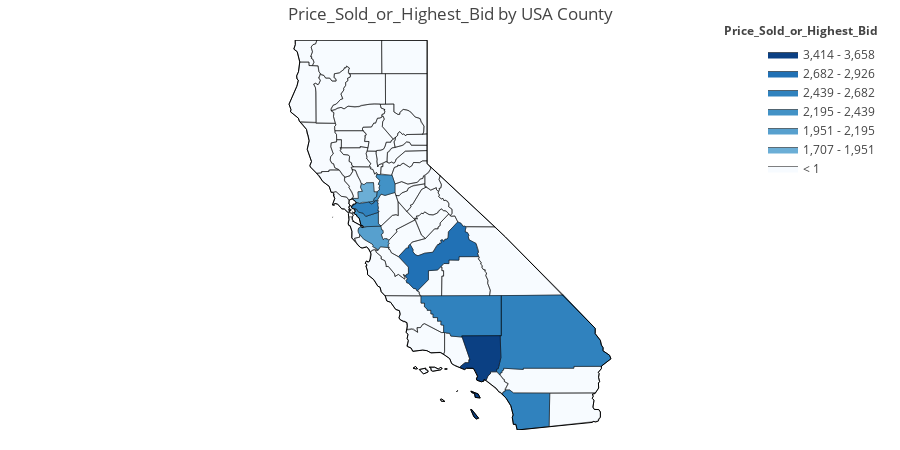

The notebook cell this image was saved under:
### Code cell
model_year = None#2007
auction_year =None# 2018
make = 'TOYOTA'
model = 'CAMRY'
# states = ['CA','AZ','OR','NV']

states = ['CA']
filtred = geo_plot_county(car_demo_joined,states,make,model,model_year,auction_year)

### Figure 1 — Plotly figure (JSON) as saved in the notebook; plotly's stock layout.template omitted (floating-point values rounded to 4 significant figures; data arrays with more than 128 entries replaced by an {"elided": "..."} marker saying what was removed)
{"data": [{"fill": "toself", "fillcolor": "#f7fbff", "hoverinfo": "none", "line": {"color": "black", "width": 0.5}, "mode": "lines", "name": "< 1", "type": "scatter", "x": {"elided": "1208 float values"}, "y": {"elided": "1208 float values"}}, {"fill": "toself", "fillcolor": "#ebf3fb", "hoverinfo": "none", "line": {"color": "black", "width": 0.5}, "mode": "lines", "name": "1 - 244", "type": "scatter", "x": [], "y": []}, {"fill": "toself", "fillcolor": "#deebf7", "hoverinfo": "none", "line": {"color": "black", "width": 0.5}, "mode": "lines", "name": "244 - 488", "type": "scatter", "x": [], "y": []}, {"fill": "toself", "fillcolor": "#d2e3f3", "hoverinfo": "none", "line": {"color": "black", "width": 0.5}, "mode": "lines", "name": "488 - 732", "type": "scatter", "x": [], "y": []}, {"fill": "toself", "fillcolor": "#c6dbef", "hoverinfo": "none", "line": {"color": "black", "width": 0.5}, "mode": "lines", "name": "732 - 976", "type": "scatter", "x": [], "y": []}, {"fill": "toself", "fillcolor": "#b3d2e9", "hoverinfo": "none", "line": {"color": "black", "width": 0.5}, "mode": "lines", "name": "976 - 1,220", "type": "scatter", "x": [], "y": []}, {"fill": "toself", "fillcolor": "#9ecae1", "hoverinfo": "none", "line": {"color": "black", "width": 0.5}, "mode": "lines", "name": "1,220 - 1,463", "type": "scatter", "x": [], "y": []}, {"fill": "toself", "fillcolor": "#85bcdb", "hoverinfo": "none", "line": {"color": "black", "width": 0.5}, "mode": "lines", "name": "1,463 - 1,707", "type": "scatter", "x": [], "y": []}, {"fill": "toself", "fillcolor": "#6baed6", "hoverinfo": "none", "line": {"color": "black", "width": 0.5}, "mode": "lines", "name": "1,707 - 1,951", "type": "scatter", "x": [-122.4, -122.2, -122.2, -122.1, -122.1, -122.1, -122.0, -121.9, -121.7, -121.7, -121.6, -121.6, -121.7, -121.7, -121.8, -122.1, -122.2, -122.3, -122.4, null], "y": [38.16, 38.16, 38.32, 38.33, 38.43, 38.52, 38.49, 38.53, 38.54, 38.31, 38.31, 38.2, 38.16, 38.09, 38.06, 38.06, 38.03, 38.06, 38.16, null]}, {"fill": "toself", "fillcolor": "#57a0ce", "hoverinfo": "none", "line": {"color": "black", "width": 0.5}, "mode": "lines", "name": "1,951 - 2,195", "type": "scatter", "x": [-122.2, -122.2, -122.1, -122.1, -121.9, -121.5, -121.5, -121.4, -121.4, -121.5, -121.5, -121.4, -121.4, -121.2, -121.2, -121.2, -121.2, -121.2, -121.2, -121.2, -121.5, -121.6, -121.6, -121.7, -121.7, -121.8, -122.0, -122.2, -122.2, null], "y": [37.36, 37.43, 37.47, 37.45, 37.48, 37.48, 37.4, 37.38, 37.31, 37.28, 37.25, 37.15, 37.18, 37.16, 37.12, 37.09, 37.06, 37.03, 36.99, 36.96, 36.98, 36.89, 36.93, 36.99, 37.01, 37.05, 37.17, 37.32, 37.36, null]}, {"fill": "toself", "fillcolor": "#4292c6", "hoverinfo": "none", "line": {"color": "black", "width": 0.5}, "mode": "lines", "name": "2,195 - 2,439", "type": "scatter", "x": [-122.3, -122.3, -122.3, -122.3, -122.2, -122.0, -122.0, -121.6, -121.6, -121.5, -122.0, -122.1, -122.1, -122.2, -122.3, null, -121.9, -121.7, -121.7, -121.6, -121.6, -121.5, -121.5, -121.5, -121.6, -121.5, -121.6, -121.6, -121.1, -121.0, -121.0, -121.3, -121.5, -121.6, -121.6, -121.7, -121.7, -121.8, -121.9, null], "y": [37.81, 37.83, 37.89, 37.91, 37.82, 37.8, 37.72, 37.82, 37.54, 37.48, 37.47, 37.5, 37.5, 37.68, 37.81, null, 38.07, 38.09, 38.16, 38.2, 38.33, 38.36, 38.43, 38.47, 38.5, 38.59, 38.68, 38.74, 38.72, 38.51, 38.3, 38.23, 38.26, 38.12, 38.1, 38.09, 38.05, 38.02, 38.07, null]}, {"fill": "toself", "fillcolor": "#3082be", "hoverinfo": "none", "line": {"color": "black", "width": 0.5}, "mode": "lines", "name": "2,439 - 2,682", "type": "scatter", "x": [-122.4, -122.4, -122.4, -122.3, -122.3, -122.1, -121.9, -121.8, -121.7, -121.7, -121.6, -121.6, -121.6, -121.6, -121.6, -121.5, -121.6, -122.0, -122.0, -122.2, -122.3, -122.4, -122.4, null, -120.2, -117.6, -117.6, -118.9, -118.9, -119.2, -119.3, -119.5, -119.5, -119.6, -119.6, -119.7, -119.7, -119.8, -119.8, -119.9, -119.9, -120.0, -120.0, -120.1, -120.1, -120.2, -120.2, null, -117.8, -117.8, -117.7, -117.6, -117.7, -117.6, -117.6, -115.6, -114.6, -114.6, -114.5, -114.4, -114.4, -114.4, -114.2, -114.1, -114.4, -115.3, -115.3, -116.9, -116.9, -117.6, -117.6, -117.6, -117.6, -117.7, -117.7, -117.8, null, -117.6, -117.6, -117.5, -117.5, -117.4, -117.2, -116.1, -116.1, -117.1, -117.2, -117.2, -117.3, -117.3, -117.3, -117.5, -117.6, null], "y": [37.97, 37.98, 38.01, 38.01, 38.06, 38.03, 38.07, 38.02, 38.05, 38.09, 38.1, 38.02, 38.01, 37.92, 37.86, 37.85, 37.82, 37.72, 37.8, 37.82, 37.9, 37.91, 37.97, null, 35.79, 35.8, 34.82, 34.82, 34.79, 34.81, 34.88, 34.9, 35.08, 35.09, 35.18, 35.17, 35.26, 35.26, 35.35, 35.35, 35.44, 35.44, 35.47, 35.53, 35.61, 35.61, 35.79, null, 33.98, 34.02, 34.02, 34.29, 34.82, 34.82, 35.8, 35.81, 35.0, 34.87, 34.71, 34.6, 34.53, 34.46, 34.35, 34.26, 34.08, 34.08, 34.03, 34.03, 34.0, 34.03, 33.99, 33.97, 33.93, 33.93, 33.87, 33.98, null, 33.39, 33.45, 33.47, 33.51, 33.51, 33.43, 33.43, 32.62, 32.53, 32.67, 32.67, 32.84, 32.9, 33.12, 33.33, 33.39, null]}, {"fill": "toself", "fillcolor": "#2171b5", "hoverinfo": "none", "line": {"color": "black", "width": 0.5}, "mode": "lines", "name": "2,682 - 2,926", "type": "scatter", "x": [-120.9, -120.7, -120.6, -120.6, -120.5, -120.5, -120.5, -120.4, -120.3, -120.1, -119.8, -119.7, -119.7, -119.6, -119.6, -119.6, -119.5, -119.6, -119.6, -119.5, -119.5, -119.4, -119.4, -119.3, -119.3, -119.0, -118.9, -118.9, -118.8, -118.8, -118.8, -118.7, -118.7, -118.7, -118.7, -118.4, -118.4, -118.4, -118.4, -118.4, -119.0, -119.0, -119.3, -119.3, -119.5, -119.7, -120.0, -120.0, -120.3, -120.4, -120.4, -120.6, -120.6, -120.7, -120.6, -120.7, -120.7, -120.6, -120.6, -120.9, null], "y": [36.75, 36.95, 36.95, 37.0, 37.04, 36.91, 36.86, 36.79, 36.76, 36.83, 36.85, 37.01, 37.04, 37.03, 37.07, 37.07, 37.1, 37.12, 37.14, 37.15, 37.11, 37.16, 37.17, 37.21, 37.35, 37.59, 37.55, 37.48, 37.49, 37.46, 37.34, 37.33, 37.26, 37.23, 37.16, 37.06, 36.89, 36.84, 36.83, 36.74, 36.74, 36.66, 36.66, 36.57, 36.58, 36.42, 36.4, 36.18, 35.91, 35.96, 35.97, 36.1, 36.11, 36.16, 36.2, 36.25, 36.29, 36.33, 36.49, 36.75, null]}, {"fill": "toself", "fillcolor": "#1361a9", "hoverinfo": "none", "line": {"color": "black", "width": 0.5}, "mode": "lines", "name": "2,926 - 3,170", "type": "scatter", "x": [], "y": []}, {"fill": "toself", "fillcolor": "#08519c", "hoverinfo": "none", "line": {"color": "black", "width": 0.5}, "mode": "lines", "name": "3,170 - 3,414", "type": "scatter", "x": [], "y": []}, {"fill": "toself", "fillcolor": "#0b4083", "hoverinfo": "none", "line": {"color": "black", "width": 0.5}, "mode": "lines", "name": "3,414 - 3,658", "type": "scatter", "x": [-118.6, -118.4, -118.3, -118.5, -118.5, -118.6, -118.6, null, -118.6, -118.6, -118.4, -118.4, -118.5, -118.6, null, -118.9, -118.9, -118.8, -118.7, -118.7, -118.6, -118.9, -117.7, -117.6, -117.7, -117.8, -117.8, -118.0, -118.0, -118.1, -118.1, -118.2, -118.2, -118.3, -118.4, -118.4, -118.4, -118.5, -118.5, -118.7, -118.8, -118.9, null], "y": [33.48, 33.41, 33.31, 33.33, 33.42, 33.44, 33.48, null, 33.03, 33.03, 32.82, 32.8, 32.85, 33.03, null, 34.05, 34.07, 34.17, 34.17, 34.24, 34.24, 34.82, 34.82, 34.29, 34.02, 34.0, 33.95, 33.95, 33.9, 33.85, 33.74, 33.76, 33.72, 33.7, 33.74, 33.77, 33.84, 33.97, 34.04, 34.03, 34.0, 34.05, null]}, {"fill": "toself", "fillcolor": "#08306b", "hoverinfo": "none", "line": {"color": "black", "width": 0.5}, "mode": "lines", "name": "> 3,658", "type": "scatter", "x": [], "y": []}, {"hoverinfo": "text", "legendgroup": "centroids", "marker": {"color": "white", "opacity": 0}, "mode": "markers", "name": "US Counties", "selected": {"marker": {"opacity": 0}}, "showlegend": false, "text": ["County: Ventura<br>State: California<br>FIPS: 06111<br>Value: 0", "County: Ventura<br>State: California<br>FIPS: 06111<br>Value: 0", "County: Ventura<br>State: California<br>FIPS: 06111<br>Value: 0", "County: Santa Barbara<br>State: California<br>FIPS: 06083<br>Value: 0", "County: Santa Barbara<br>State: California<br>FIPS: 06083<br>Value: 0", "County: Santa Barbara<br>State: California<br>FIPS: 06083<br>Value: 0", "County: Santa Barbara<br>State: California<br>FIPS: 06083<br>Value: 0", "County: Santa Barbara<br>State: California<br>FIPS: 06083<br>Value: 0", "County: Marin<br>State: California<br>FIPS: 06041<br>Value: 0", "County: Marin<br>State: California<br>FIPS: 06041<br>Value: 0", "County: Del Norte<br>State: California<br>FIPS: 06015<br>Value: 0", "County: Del Norte<br>State: California<br>FIPS: 06015<br>Value: 0", "County: Los Angeles<br>State: California<br>FIPS: 06037<br>Value: 3658.0", "County: Los Angeles<br>State: California<br>FIPS: 06037<br>Value: 3658.0", "County: Los Angeles<br>State: California<br>FIPS: 06037<br>Value: 3658.0", "County: Alameda<br>State: California<br>FIPS: 06001<br>Value: 2212.0", "County: Contra Costa<br>State: California<br>FIPS: 06013<br>Value: 2495.0", "County: Fresno<br>State: California<br>FIPS: 06019<br>Value: 2698.0", "County: Kern<br>State: California<br>FIPS: 06029<br>Value: 2451.0", "County: Sacramento<br>State: California<br>FIPS: 06067<br>Value: 2351.0", "County: San Bernardino<br>State: California<br>FIPS: 06071<br>Value: 2483.0", "County: San Diego<br>State: California<br>FIPS: 06073<br>Value: 2654.0", "County: Santa Clara<br>State: California<br>FIPS: 06085<br>Value: 2068.0", "County: Solano<br>State: California<br>FIPS: 06095<br>Value: 1722.0", "County: Alpine<br>State: California<br>FIPS: 06003<br>Value: 0", "County: Amador<br>State: California<br>FIPS: 06005<br>Value: 0", "County: Butte<br>State: California<br>FIPS: 06007<br>Value: 0", "County: Calaveras<br>State: California<br>FIPS: 06009<br>Value: 0", "County: Colusa<br>State: California<br>FIPS: 06011<br>Value: 0", "County: El Dorado<br>State: California<br>FIPS: 06017<br>Value: 0", "County: Glenn<br>State: California<br>FIPS: 06021<br>Value: 0", "County: Humboldt<br>State: California<br>FIPS: 06023<br>Value: 0", "County: Imperial<br>State: California<br>FIPS: 06025<br>Value: 0", "County: Inyo<br>State: California<br>FIPS: 06027<br>Value: 0", "County: Kings<br>State: California<br>FIPS: 06031<br>Value: 0", "County: Lake<br>State: California<br>FIPS: 06033<br>Value: 0", "County: Lassen<br>State: California<br>FIPS: 06035<br>Value: 0", "County: Madera<br>State: California<br>FIPS: 06039<br>Value: 0", "County: Mariposa<br>State: California<br>FIPS: 06043<br>Value: 0", "County: Mendocino<br>State: California<br>FIPS: 06045<br>Value: 0", "County: Merced<br>State: California<br>FIPS: 06047<br>Value: 0", "County: Modoc<br>State: California<br>FIPS: 06049<br>Value: 0", "County: Mono<br>State: California<br>FIPS: 06051<br>Value: 0", "County: Monterey<br>State: California<br>FIPS: 06053<br>Value: 0", "County: Napa<br>State: California<br>FIPS: 06055<br>Value: 0", "County: Nevada<br>State: California<br>FIPS: 06057<br>Value: 0", "County: Orange<br>State: California<br>FIPS: 06059<br>Value: 0", "County: Placer<br>State: California<br>FIPS: 06061<br>Value: 0", "County: Plumas<br>State: California<br>FIPS: 06063<br>Value: 0", "County: Riverside<br>State: California<br>FIPS: 06065<br>Value: 0", "County: San Benito<br>State: California<br>FIPS: 06069<br>Value: 0", "County: San Joaquin<br>State: California<br>FIPS: 06077<br>Value: 0", "County: San Luis Obispo<br>State: California<br>FIPS: 06079<br>Value: 0", "County: San Mateo<br>State: California<br>FIPS: 06081<br>Value: 0", "County: Santa Cruz<br>State: California<br>FIPS: 06087<br>Value: 0", "County: Shasta<br>State: California<br>FIPS: 06089<br>Value: 0", "County: Sierra<br>State: California<br>FIPS: 06091<br>Value: 0", "County: Siskiyou<br>State: California<br>FIPS: 06093<br>Value: 0", "County: Sonoma<br>State: California<br>FIPS: 06097<br>Value: 0", "County: Stanislaus<br>State: California<br>FIPS: 06099<br>Value: 0", "County: Sutter<br>State: California<br>FIPS: 06101<br>Value: 0", "County: Tehama<br>State: California<br>FIPS: 06103<br>Value: 0", "County: Trinity<br>State: California<br>FIPS: 06105<br>Value: 0", "County: Tulare<br>State: California<br>FIPS: 06107<br>Value: 0", "County: Tuolumne<br>State: California<br>FIPS: 06109<br>Value: 0", "County: Yolo<br>State: California<br>FIPS: 06113<br>Value: 0", "County: Yuba<br>State: California<br>FIPS: 06115<br>Value: 0"], "type": "scatter", "unselected": {"marker": {"opacity": 0}}, "x": [[-119.4], [-119.1], [-119.5], [-119.0], [-119.7], [-120.1], [-120.4], [-120.0], [-122.4], [-122.7], [-124.2], [-123.9], [-118.4], [-118.5], [-118.2], -121.9, -121.9, -119.6, -118.7, -121.3, -116.2, -116.7, -121.7, -121.9, -119.8, -120.7, -121.6, -120.6, -122.2, -120.5, -122.4, -123.9, -115.4, -117.4, -119.8, -122.8, -120.6, -119.8, -119.9, -123.4, -120.7, -120.7, -118.9, -121.2, -122.3, -120.8, -117.8, -120.7, -120.8, -116.0, -121.1, -121.3, -120.4, -122.3, -122.0, -122.0, -120.5, -122.5, -122.9, -121.0, -121.7, -122.2, -123.1, -118.8, -120.0, -121.9, -121.4], "y": [[34.01], [34.47], [33.25], [33.48], [34.01], [33.97], [34.04], [34.72], [37.86], [38.07], [41.95], [41.74], [33.38], [32.9], [34.36], 37.65, 37.92, 36.76, 35.34, 38.45, 34.84, 33.03, 37.23, 38.27, 38.6, 38.45, 39.67, 38.2, 39.18, 38.78, 39.6, 40.7, 33.04, 36.51, 36.08, 39.1, 40.67, 37.22, 37.58, 39.44, 37.19, 41.59, 37.94, 36.22, 38.51, 39.3, 33.7, 39.06, 40.0, 33.74, 36.61, 37.93, 35.39, 37.42, 37.06, 40.76, 39.58, 41.59, 38.53, 37.56, 39.03, 40.13, 40.65, 36.22, 38.03, 38.69, 39.27]}, {"hoverinfo": "text", "legendgroup": "States", "line": {"color": "black", "width": 1}, "mode": "lines", "showlegend": false, "type": "scatter", "x": {"elided": "263 float values"}, "y": {"elided": "263 float values"}}], "layout": {"annotations": [{"showarrow": false, "text": "<b>Price_Sold_or_Highest_Bid</b>", "x": 1, "xanchor": "right", "xref": "paper", "y": 1.05, "yref": "paper"}], "dragmode": "select", "height": 450, "hovermode": "closest", "legend": {"traceorder": "reversed", "x": 1, "xanchor": "right", "y": 1, "yanchor": "top"}, "margin": {"b": 20, "l": 20, "r": 20, "t": 40}, "title": {"text": "Price_Sold_or_Highest_Bid by USA County"}, "width": 900, "xaxis": {"autorange": false, "fixedrange": false, "range": [-133.0, -105.5], "showgrid": false, "showticklabels": false, "zeroline": false}, "yaxis": {"autorange": false, "fixedrange": false, "range": [32.53, 42.0], "showgrid": false, "showticklabels": false, "zeroline": false}}}
